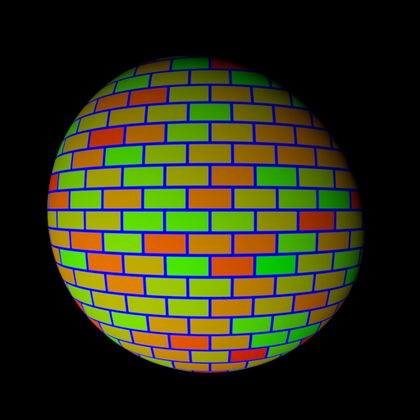
%> input picture photometric/photometrics_images/SphereColor/Sphere_-0.5_-0.5.png, 420 x 420 px, shrunk from 512 x 512 before the run; its folder holds only this picture in this run
$ octave colored_photometric.m   (GNU Octave 9; MATLAB toolbox functions it lacks are replaced by stand-ins)
%> lines starting %> are read from the running program, lines starting %| are printed output that depends on the picture; in (x1, y1, x2, y2) boxes, pixels count from 0 and x2, y2 are one past the last pixel; in counts of white or black regions, pixels touching at a corner belong together; the program's own positions count from 1
### photometric/load_syn_images.m
function [ image_stack, scriptV ] = load_syn_images( image_dir, channel )
%> called with channel = 1
%LOAD_SYN_IMAGES read from directory image_dir all files with extension png
%   image_dir: path to the image directory
%   nchannel: the image channel to be loaded, default = 1
%
%   image_stack: all images stacked along the 3rd channel
%   scriptV: light directions

files = dir(fullfile(image_dir, '*.png'));
nfiles = length(files);

if nargin == 1
    channel = 1;
end

image_stack = 0;
V = 0;
Z = 0.5;

for i = 1:nfiles

    % read input image
    im = imread(fullfile(image_dir, files(i).name));
%> im is the input picture: size 420x420x3 uint8; mean R, G, B 45.1, 47.1, 21.8
    im = im(:, :, channel);
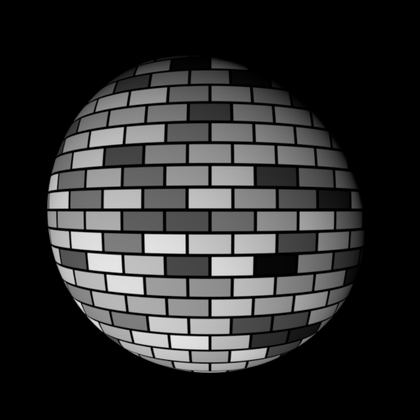
%> im: size 420x420 uint8; min 0, max 241, mean 45.1

    % stack at third dimension
    if image_stack == 0
        [h, w] = size(im);
%> h = 420; w = 420
        fprintf('Image size (HxW): %dx%d\n', h, w);
%| Image size (HxW): 420x420
        image_stack = zeros(h, w, nfiles, 'uint8');
        V = zeros(nfiles, 3, 'double');
    end

    image_stack(:, :, i) = im;

    % read light direction from image name
    name = files(i).name(8:end);
    m = strfind(name,'_')-1;
    X = str2double(name(1:m));
    n = strfind(name,'.png')-1;
    Y = str2double(name(m+2:n));
    V(i, :) = [-X, Y, Z];
end

% normalization
min_val = double(min(image_stack(:)));
%> min_val = 0
max_val = double(max(image_stack(:)));
%> max_val = 241
image_stack = (double(image_stack) - min_val) / (max_val - min_val);

normV = sqrt(sum(V.^2, 2));
scriptV = bsxfun(@rdivide, V, normV);

end

### photometric/estimate_alb_nrm.m
function [ albedo, normal ] = estimate_alb_nrm( image_stack, scriptV, shadow_trick)
%COMPUTE_SURFACE_GRADIENT compute the gradient of the surface
%   image_stack : the images of the desired surface stacked up on the 3rd
%   dimension
%   scriptV : matrix V (in the algorithm) of source and camera information
%   shadow_trick: (true/false) whether or not to use shadow trick in solving
%   	linear equations
%   albedo : the surface albedo
%   normal : the surface normal


[h, w, ~] = size(image_stack);
if nargin == 2
    shadow_trick = true;
end

% create arrays for
%   albedo (1 channel)
%   normal (3 channels)
albedo = zeros(h, w, 1);
normal = zeros(h, w, 3);

% =========================================================================
% YOUR CODE GOES HERE
% for each point in the image array
%   stack image values into a vector i
%   construct the diagonal matrix scriptI
%   solve scriptI * scriptV * g = scriptI * i to obtain g for this point
%   albedo at this point is |g|
%   normal at this point is g / |g|

for x = 1:h
    for y = 1:w
        i = squeeze(image_stack(x,y,:));
        if shadow_trick
            scriptI = diag(i);
            [g, ~] = linsolve(scriptI * scriptV, scriptI * i);
        else
            [g, ~] = linsolve(scriptV, i);
        end
        albedo(x, y, 1) = norm(g);
        normal(x, y, :) = g / albedo(x, y, 1);
    end
end

% =========================================================================

end

### photometric/check_integrability.m
function [ p, q, SE ] = check_integrability( normals )
%CHECK_INTEGRABILITY check the surface gradient is acceptable
%   normals: normal image
%   p : df / dx
%   q : df / dy
%   SE : Squared Errors of the 2 second derivatives

% initalization
p = zeros(size(normals));
q = zeros(size(normals));
SE = zeros(size(normals));

% ========================================================================
% YOUR CODE GOES HERE
% Compute p and q, where
% p measures value of df / dx
% q measures value of df / dy

% [p, q] = gradient(normals ./ normals(:,:,3));
% [p, q] = gradient(normals);
p = normals(:, :, 1) ./ normals(:, :, 3);
q = normals(:, :, 2) ./ normals(:, :, 3);

% ========================================================================


p(isnan(p)) = 0;
q(isnan(q)) = 0;


% ========================================================================
% YOUR CODE GOES HERE
% approximate second derivate by neighbor difference
% and compute the Squared Errors SE of the 2 second derivatives SE

[q2, ~] = gradient(q);
[~, p2] = gradient(p);
SE = (p2 - q2).^2;

% ========================================================================


end

### photometric/construct_surface.m
function [ height_map ] = construct_surface( p, q, path_type )
%CONSTRUCT_SURFACE construct the surface function represented as height_map
%   p : measures value of df / dx
%   q : measures value of df / dy
%   path_type: type of path to construct height_map, either 'column',
%   'row', or 'average'
%   height_map: the reconstructed surface


if nargin == 2
    path_type = 'column';
end

[h, w] = size(p);
height_map = zeros(h, w);

switch path_type
    case 'column'
        % =================================================================
        % YOUR CODE GOES HERE

        % top left corner of height_map is zero
        height_map(1,1) = 0;

        % for each pixel in the left column of height_map
        %   height_value = previous_height_value + corresponding_q_value
        for i = 2:h
            height_map(i, 1) = height_map(i-1, 1) + q(i, 1);
        end

        % for each row
        %   for each element of the row except for leftmost
        %       height_value = previous_height_value + corresponding_p_value
        for row = 1:h
            for i = 2:w
                height_map(row, i) = height_map(row, i - 1) + p(row, i);
            end
        end

        % =================================================================

    case 'row'

        % =================================================================
        % YOUR CODE GOES HERE

        % top left corner of height_map is zero
        height_map(1,1) = 0;

        % for each pixel in the upper row of height_map
        %   height_value = previous_height_value + corresponding_p_value
        for i = 2:w
            height_map(1, i) = height_map(1, i-1) + p(1, i);
        end

        % for each column
        %   for each element of the column except for uppermost
        %       height_value = previous_height_value + corresponding_q_value
        for column = 1:w
            for i = 2:h
                height_map(i, column) = height_map(i-1, column) + q(i, column);
            end
        end

        % =================================================================

    case 'average'

        % =================================================================
        % YOUR CODE GOES HERE

        height_map = (construct_surface(p,q,'column') + construct_surface(p,q,'row')) / 2;

        % =================================================================
end


end

### photometric/colored_photometric.m
%% Colored photometric
dir = strcat(pwd,'/photometrics_images/SphereColor/');

albedos_per_channel = cell(1,3);
normals_per_channel = cell(1,3);
imgs_per_channel = cell(1,3);


for i = 1:3

    [image_stack, scriptV] = load_syn_images(dir, i);

    [h, w, n] = size(image_stack);
%> h = 420; w = 420; n = 1

    fprintf('Finish loading %d images.\n\n', n);
%| Finish loading 1 images.

    disp('Computing surface albedo and normal map...')

    [albedo, normals] = estimate_alb_nrm(image_stack, scriptV, true);
%> after the loop in estimate_alb_nrm, `for x = 1:h`: normal: size 420x420x3 double; 58.31% of the values are NaN or infinite; the others: min -0.577, max 0.577, mean 0.192
%> after the loop in estimate_alb_nrm, `for x = 1:h`: g = [0; 0; 0]; scriptI = 0
    albedos_per_channel{i} = albedo;
    normals_per_channel{i} = normals;
    imgs_per_channel{i} = image_stack;
end

%% integrability check: is (dp / dy  -  dq / dx) ^ 2 small everywhere?

normals = normals_per_channel{3};
disp('Integrability checking')
[p, q, SE] = check_integrability(normals);
%> in check_integrability, `q = normals(:, :, 2) ./ normals(:, :, 3);`: q: size 420x420 double; 78.27% of the values are NaN or infinite; the others: min -1, max -1, mean -1
%> in check_integrability, `q(isnan(q)) = 0;`:
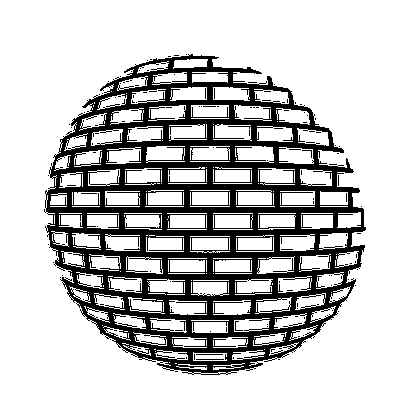
%> q: size 420x420 double; values -1 (black) and 0 (white), 78.3% white; 146 black regions (142 under 20 px), largest, box (x1, y1, x2, y2) and area: (44, 54, 366, 375) 37773, (196, 359, 224, 360) 28, (196, 354, 223, 355) 27, (235, 321, 243, 331) 20
%> in check_integrability, `[~, p2] = gradient(p);`:
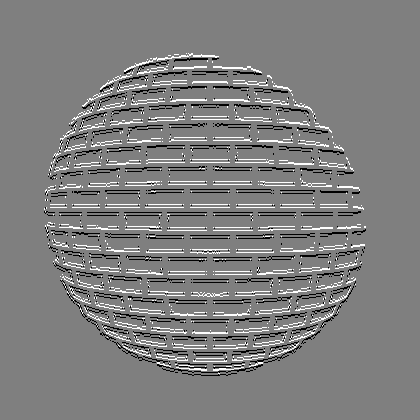
%> p2: size 420x420 double; min -0.5, max 0.5, mean 8.06e-20; drawn with min black and max white

threshold = 0.005;
SE(SE <= threshold) = NaN; % for good visualization
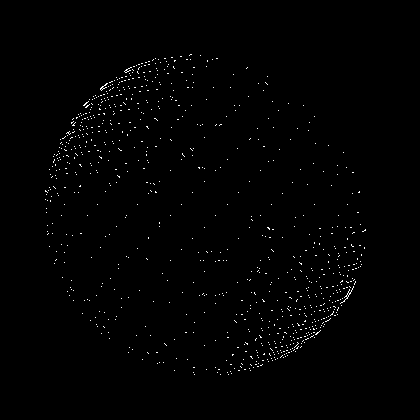
%> SE: size 420x420 double; 87.29% of the values are NaN or infinite; the others: min 0.25, max 1, mean 0.296; drawn with min black, max white, NaN and infinite black
fprintf('Number of outliers: %d\n\n', sum(sum(SE > threshold)));
%| Number of outliers: 22427

%% compute the surface height
height_map = construct_surface( p, q, 'average' );
%> call 2 of construct_surface, with path_type = 'column'
%> in construct_surface (call 2), `height_map(1,1) = 0;`: height_map: size 420x420 double; every value is 0
%> after the loop in construct_surface (call 2), `for row = 1:h`:
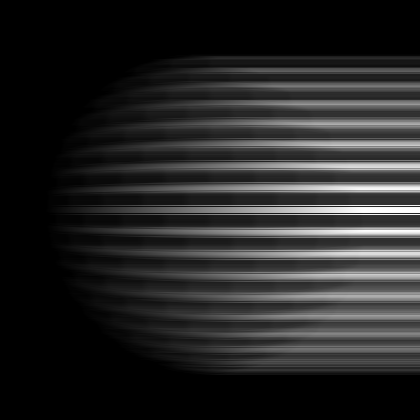
%> height_map: size 420x420 double; min 0, max 319, mean 47.8; drawn with min black and max white
%> call 3 of construct_surface, with path_type = 'row'
%> after the loop in construct_surface (call 3), `for column = 1:w`:
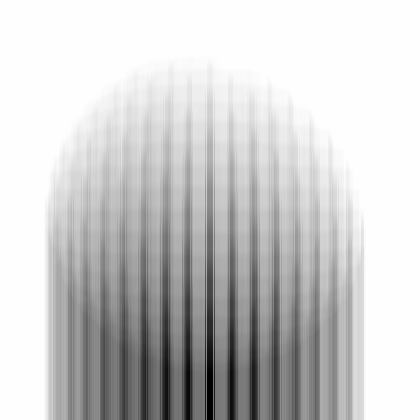
%> height_map: size 420x420 double; min -221, max 0, mean -43.49; drawn with min black and max white
%> in construct_surface, `height_map = (construct_surface(p,q,'column') + construct_surface(p,q,..`:
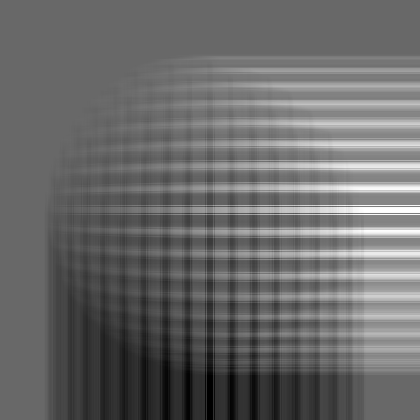
%> height_map: size 420x420 double; min -110.5, max 159.5, mean 2.1; drawn with min black and max white

%%
%surf(height_map);
[x_end, y_end, ~] = size(height_map);
%> x_end = 420; y_end = 420
x = 1:6:x_end;
%> x = 70 values from 1 to 415
y = 1:6:y_end;
%> y = 70 values from 1 to 415
%> (the run ends here)
